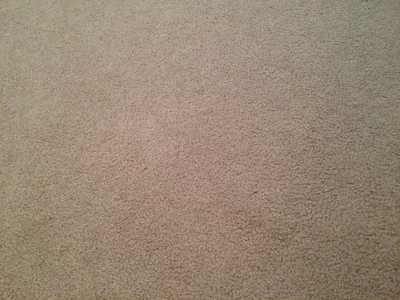
#> input picture exercices/10_image_descriptors/haralick_texture/training/carpet_03.png, 400 x 300 px, given as the content of the folder training/carpet_03.png, which was not available
$ python classify_texture.py --training training/carpet_03.png --test training/laminate-flooring_01.png   (older library calls are emulated)
#> lines starting #> are read from the running program, lines starting #| are printed output that depends on the picture
# USAGE
# python classify_texture.py --training training --test testing

# import the necessary packages
from sklearn.svm import LinearSVC
import argparse
import mahotas
import glob
import cv2

# construct the argument parse and parse the arguments
ap = argparse.ArgumentParser()
ap.add_argument("-d", "--training", required=True, help="Path to the dataset of textures")
ap.add_argument("-t", "--test", required=True, help="Path to the test images")
args = vars(ap.parse_args())

# initialize the data matrix and the list of labels
print("[INFO] extracting features...")
data = []
labels = []

# loop over the dataset of images
for imagePath in glob.glob(args["training"] + "/*.png"):
	# load the image, convert it to grayscale, and extract the texture
	# name from the filename
	image = cv2.imread(imagePath)
#> image is the input picture: shape (300, 400, 3); mean B, G, R 118.4, 135.5, 152
	image = cv2.cvtColor(image, cv2.COLOR_BGR2GRAY)
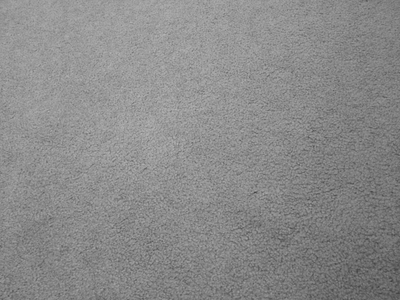
#> image: shape (300, 400); min 65, max 181, mean 138.5
	texture = imagePath[imagePath.rfind("/") + 1:].split("_")[0]

	# extract Haralick texture features in 4 directions, then take the
	# mean of each direction
#> (the run stopped early here; a loop or call above may not have finished)

$ run again, on exercices/10_image_descriptors/haralick_texture/training/tablecloth_04.png
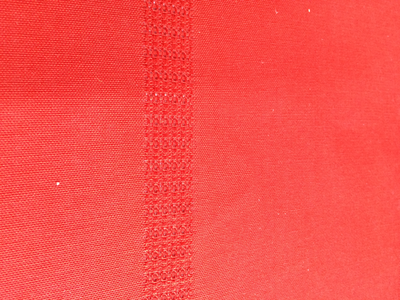
#> input picture exercices/10_image_descriptors/haralick_texture/training/tablecloth_04.png, 400 x 300 px, given as the content of the folder training/tablecloth_04.png, which was not available
#> image is the input picture: shape (300, 400, 3); mean B, G, R 74.6, 78.8, 247.5
#> `image = cv2.cvtColor(image, cv2.COLOR_BGR2GRAY)`:
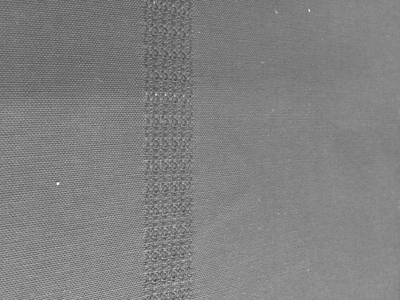
#> image: shape (300, 400); min 62, max 255, mean 128.8

$ run again, on exercices/10_image_descriptors/haralick_texture/training/wallpaper_01.png
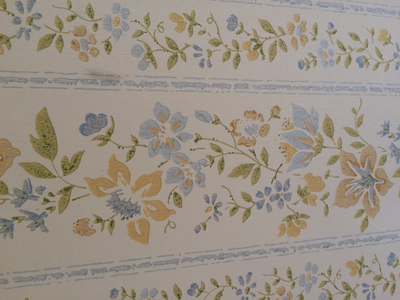
#> input picture exercices/10_image_descriptors/haralick_texture/training/wallpaper_01.png, 400 x 300 px, given as the content of the folder training/wallpaper_01.png, which was not available
#> image is the input picture: shape (300, 400, 3); mean B, G, R 134.7, 145.3, 154.4
#> `image = cv2.cvtColor(image, cv2.COLOR_BGR2GRAY)`:
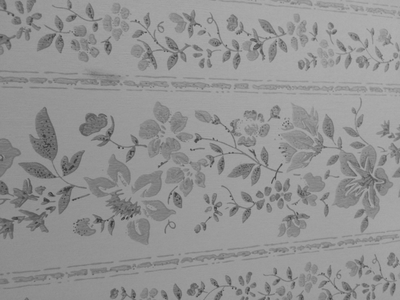
#> image: shape (300, 400); min 55, max 177, mean 146.8

$ run again, on exercices/10_image_descriptors/haralick_texture/training/wallpaper_02.png
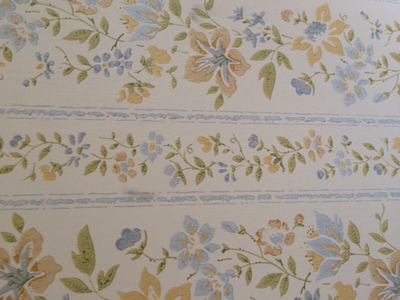
#> input picture exercices/10_image_descriptors/haralick_texture/training/wallpaper_02.png, 400 x 300 px, given as the content of the folder training/wallpaper_02.png, which was not available
#> image is the input picture: shape (300, 400, 3); mean B, G, R 142.5, 153.6, 163
#> `image = cv2.cvtColor(image, cv2.COLOR_BGR2GRAY)`:
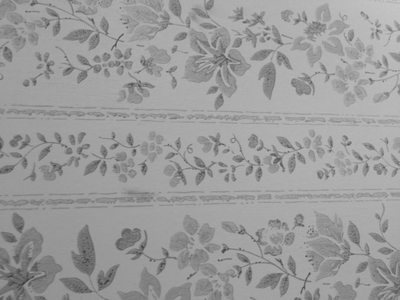
#> image: shape (300, 400); min 61, max 199, mean 155.2
